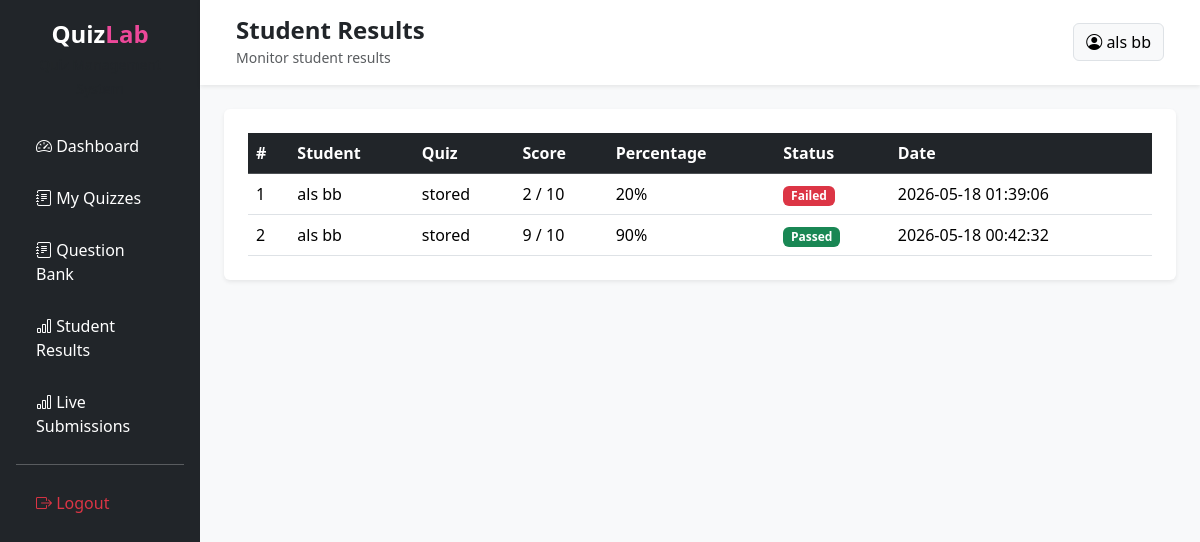
/frontend/teacher/student_results.php (signed in), run on the app's committed database.
### tables this page shows
CREATE TABLE `quiz_attempts` (
  `attempt_id` int(11) NOT NULL,
  `student_id` int(11) NOT NULL,
  `quiz_id` int(11) NOT NULL,
  `score` int(11) DEFAULT 0,
  `total_questions` int(11) DEFAULT 0,
  `status` enum('ongoing','submitted','timeout') NOT NULL DEFAULT 'ongoing',
  `submitted_at` timestamp NOT NULL DEFAULT current_timestamp()
);

CREATE TABLE `users` (
  `user_id` int(11) NOT NULL,
  `firstname` varchar(50) NOT NULL,
  `middlename` varchar(50) DEFAULT NULL,
  `lastname` varchar(50) NOT NULL,
  `email` varchar(100) NOT NULL,
  `password` varchar(255) NOT NULL,
  `role` enum('admin','teacher','student') NOT NULL,
  `profile_picture` varchar(255) DEFAULT NULL,
  `status` enum('active','inactive') DEFAULT 'active',
  `created_at` timestamp NOT NULL DEFAULT current_timestamp()
);

CREATE TABLE `quizzes` (
  `quiz_id` int(11) NOT NULL,
  `teacher_id` int(11) NOT NULL,
  `title` varchar(255) NOT NULL,
  `description` text DEFAULT NULL,
  `status` enum('draft','published') DEFAULT 'draft',
  `created_at` timestamp NOT NULL DEFAULT current_timestamp(),
  `quiz_type` enum('multiple_choice','identification','true_false','enumeration') NOT NULL DEFAULT 'multiple_choice',
  `difficulty` enum('easy','medium','hard') NOT NULL DEFAULT 'medium'
);

### frontend/teacher/student_results.php (the view, shortened to what this page needs)
<?php
require_once "../../backend/database.php";
$stmt = $pdo->prepare("
    SELECT
        qa.*,
        q.title,
        u.firstname,
        u.lastname,
        ROUND(
            (qa.score / qa.total_questions) * 100
        ) AS percentage
    FROM quiz_attempts qa
    JOIN quizzes q
        ON qa.quiz_id = q.quiz_id
    JOIN users u
        ON qa.student_id = u.user_id
    WHERE qa.status = 'submitted'
    ORDER BY qa.attempt_id DESC
");
$stmt->execute();
$results = $stmt->fetchAll(PDO::FETCH_ASSOC);
?>
<!DOCTYPE html>
<html lang="en">
<head>
    <link href="https://cdn.jsdelivr.net/npm/bootstrap@5.3.2/dist/css/bootstrap.min.css" rel="stylesheet">
    <link rel="stylesheet" href="https://cdn.jsdelivr.net/npm/bootstrap-icons@1.11.1/font/bootstrap-icons.css">
    <link rel="stylesheet" href="style.css">
</head>
<body class="bg-light">
    <div class="container-fluid">
        <div class="row">
            <div class="col-md-2 p-0">
                <?php include "nav.php"; ?>
            </div>
        <div class="col-md-10 p-0">
            <nav class="navbar navbar-expand-lg bg-white shadow-sm px-4 py-3">
                <div class="container-fluid">
                    <div>
                        <h4 class="mb-0 fw-bold">
                            Student Results
                        </h4>
                        <small class="text-muted">
                            Monitor student results
                        </small>
                    </div>
                    <a href="profile.php" class="btn btn-light border">
                        <i class="bi bi-person-circle"></i>
                        <?= htmlspecialchars($_SESSION['name']); ?>
                    </a>
                </div>
            </nav>
            <div class="p-4">
                <div class="card border-0 shadow-sm mb-4">
                    <div class="card-body p-4">
                        <div class="table-responsive" style="max-height: 500px; overflow-y: auto;">
                            <table class="table table-hover align-middle mb-0">
                                <thead class="table-dark">
                                    <tr>
                                        <th>#</th>
                                        <th>Student</th>
                                        <th>Quiz</th>
                                        <th>Score</th>
                                        <th>Percentage</th>
                                        <th>Status</th>
                                        <th>Date</th>
                                    </tr>
                                </thead>
                                <tbody>
                                    <?php foreach ($results as $index => $result): ?>
                                        <tr>
                                            <td>
                                                <?= $index + 1 ?>
                                            </td>
                                            <td>
                                                <?= htmlspecialchars($result['firstname']) ?>
                                                <?= htmlspecialchars($result['lastname']) ?>
                                            </td>
                                            <td>
                                                <?= htmlspecialchars($result['title']) ?>
                                            </td>
                                            <td>
                                                <?= $result['score'] ?> /
                                                <?= $result['total_questions'] ?>
                                            </td>
                                            <td>
                                                <?= $result['percentage'] ?>%
                                            </td>
                                            <td>
                                                <?php if ($result['percentage'] >= 75): ?>
                                                    <span class="badge bg-success">
                                                        Passed
                                                    </span>
                                                <?php else: ?>
                                                    <span class="badge bg-danger">
                                                        Failed
                                                    </span>
                                                <?php endif; ?>
                                            </td>
                                            <td>
                                                <?= $result['submitted_at'] ?>
                                            </td>
                                        </tr>
                                    <?php endforeach; ?>
                                </tbody>
                            </table>
                        </div>
                    </div>
                </div>
            </div>
        </div>
    </div>
</body>
</html>

### frontend/teacher/style.css (style rules this page uses)
body { background:#f5f6fa; }

### data on the page
quiz_attempts: student.firstname "als", student.lastname "bb", quiz.title "stored", score "2", total_questions "10", percentage "20", shows "Failed", submitted_at "2026-05-18 01:39:06"
quiz_attempts: student.firstname "als", student.lastname "bb", quiz.title "stored", score "9", total_questions "10", percentage "90", shows "Passed", submitted_at "2026-05-18 00:42:32"

### other printed values
$_SESSION['name'] "als bb"
